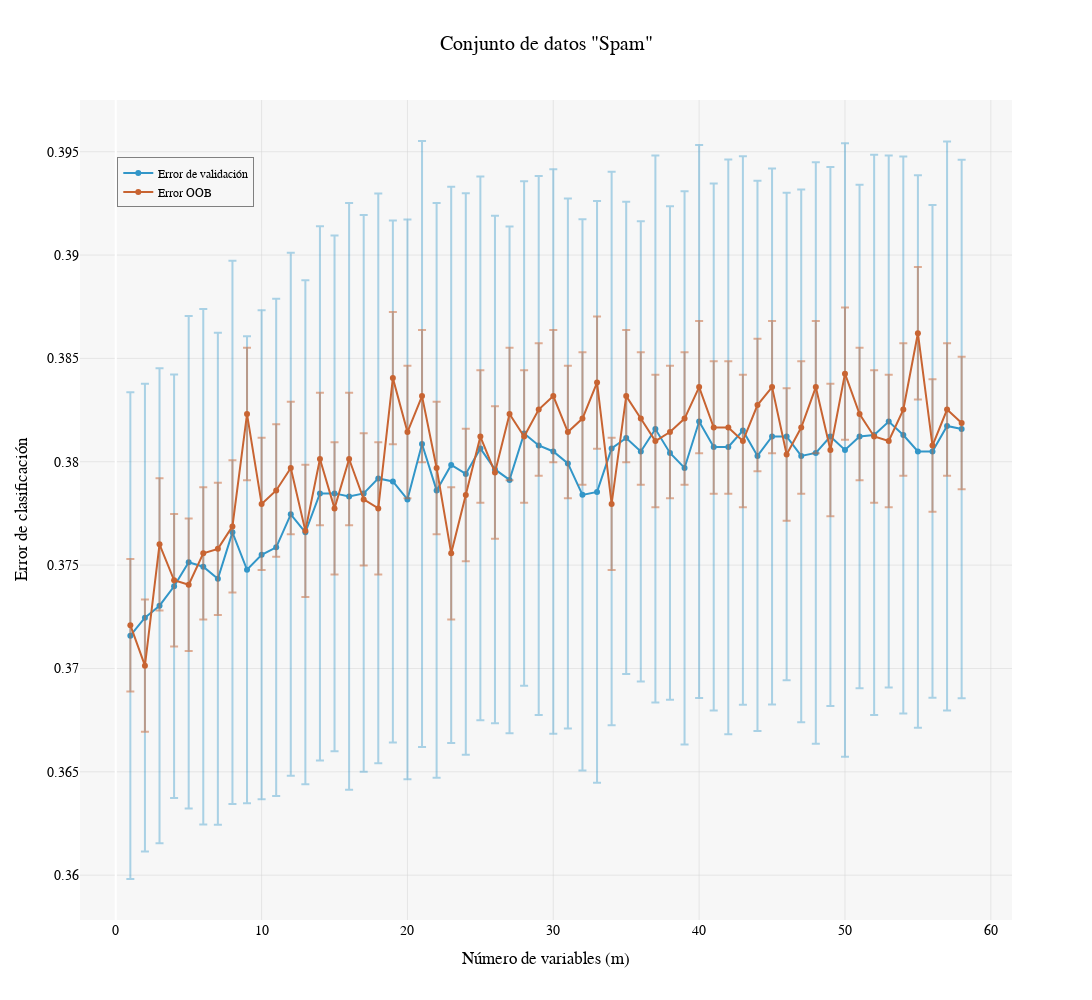

Notebook cell for this chart:
### Code cell
import numpy as np
import plotly.graph_objects as go

# Assuming error_test and error_oob are already defined

m_features_plot = np.arange(1, len(error_test) + 1)
error_test_mean = error_test.mean(axis=1)
error_test_std = error_test.std(axis=1)
error_oob_std = error_oob.std()
error_oob_std_vec = np.repeat(error_oob_std, len(m_features_plot))

# Create Plotly figure
fig = go.Figure()

# Add the first series with error bars
fig.add_trace(go.Scatter(
    x=m_features_plot,
    y=error_test_mean,
    mode='markers+lines',
    name='Error de validación',
    line=dict(color='rgba(50, 150, 200, 1)'),
    error_y=dict(
        type='data',
        array=error_test_std,
        visible=True,
        color='rgba(50, 150, 200, 0.4)'  # Soft blue color
    )
))

# Add the second series with error bars
fig.add_trace(go.Scatter(
    x=m_features_plot,
    y=np.ravel(error_oob),
    mode='markers+lines',
    name='Error OOB',
    line=dict(color='rgba(200, 100, 50, 1)'),
    error_y=dict(
        type='data',
        array=error_oob_std_vec,
        visible=True,
        color='rgba(200, 100, 50, 0.5)'  # Soft orange color
    )
))

# Update layout
fig.update_layout(
    title='Conjunto de datos "Spam"',
    title_x=0.5,
    xaxis_title='Número de variables (m)',
    yaxis_title='Error de clasificación',
    legend=dict(
        x=0.04,  # Adjusted position
        y=0.93,  # Adjusted position
        traceorder='normal',
        font=dict(
            family='Computer Modern',
            size=12,
            color='black'
        ),
        bgcolor='rgba(240, 240, 240, 0.05)',  # Light gray background
        bordercolor='gray',
        borderwidth=1
    ),
    font=dict(
        family='Computer Modern',  # LaTeX-like font
        size=14,
        color='black'
    ),
    plot_bgcolor='rgba(240, 240, 240, 0.5)',
    xaxis=dict(
        showgrid=True,
        gridwidth=0.5,  # Set the width of the grid lines
        gridcolor='lightgray'  # Set the color of the grid lines
    ),
    yaxis=dict(
        showgrid=True,
        gridwidth=0.5,  # Set the width of the grid lines
        gridcolor='lightgray'  # Set the color of the grid lines
    ),
    width=1300,  # Set the width of the figure
    height=1000  # Set the height of the figure
)

fig.show()

### Figure 1 — Plotly figure (JSON) as saved in the notebook; plotly's stock layout.template omitted (floating-point values rounded to 4 significant figures)
{"data": [{"error_y": {"array": [0.01177, 0.01132, 0.01149, 0.01024, 0.01191, 0.01247, 0.01191, 0.01314, 0.01129, 0.01183, 0.01203, 0.01265, 0.01219, 0.01293, 0.01248, 0.01419, 0.01346, 0.01378, 0.01263, 0.01354, 0.01466, 0.01391, 0.01346, 0.01358, 0.01315, 0.01227, 0.01225, 0.0122, 0.01303, 0.01365, 0.01282, 0.01333, 0.01407, 0.01339, 0.01142, 0.01113, 0.01323, 0.01193, 0.01338, 0.01338, 0.01274, 0.0139, 0.01327, 0.01331, 0.01296, 0.01179, 0.01289, 0.01407, 0.01304, 0.01484, 0.01218, 0.01355, 0.01287, 0.01347, 0.01337, 0.01192, 0.01376, 0.01303], "color": "rgba(50, 150, 200, 0.4)", "type": "data", "visible": true}, "line": {"color": "rgba(50, 150, 200, 1)"}, "mode": "markers+lines", "name": "Error de validación", "type": "scatter", "x": [1, 2, 3, 4, 5, 6, 7, 8, 9, 10, 11, 12, 13, 14, 15, 16, 17, 18, 19, 20, 21, 22, 23, 24, 25, 26, 27, 28, 29, 30, 31, 32, 33, 34, 35, 36, 37, 38, 39, 40, 41, 42, 43, 44, 45, 46, 47, 48, 49, 50, 51, 52, 53, 54, 55, 56, 57, 58], "y": [0.3716, 0.3725, 0.373, 0.374, 0.3751, 0.3749, 0.3743, 0.3766, 0.3748, 0.3755, 0.3759, 0.3775, 0.3766, 0.3785, 0.3785, 0.3783, 0.3785, 0.3792, 0.379, 0.3782, 0.3809, 0.3786, 0.3798, 0.3794, 0.3806, 0.3796, 0.3791, 0.3814, 0.3808, 0.3805, 0.3799, 0.3784, 0.3785, 0.3806, 0.3812, 0.3805, 0.3816, 0.3804, 0.3797, 0.3819, 0.3807, 0.3807, 0.3815, 0.3803, 0.3812, 0.3812, 0.3803, 0.3804, 0.3812, 0.3806, 0.3812, 0.3813, 0.3819, 0.3813, 0.3805, 0.3805, 0.3817, 0.3816]}, {"error_y": {"array": [0.003203, 0.003203, 0.003203, 0.003203, 0.003203, 0.003203, 0.003203, 0.003203, 0.003203, 0.003203, 0.003203, 0.003203, 0.003203, 0.003203, 0.003203, 0.003203, 0.003203, 0.003203, 0.003203, 0.003203, 0.003203, 0.003203, 0.003203, 0.003203, 0.003203, 0.003203, 0.003203, 0.003203, 0.003203, 0.003203, 0.003203, 0.003203, 0.003203, 0.003203, 0.003203, 0.003203, 0.003203, 0.003203, 0.003203, 0.003203, 0.003203, 0.003203, 0.003203, 0.003203, 0.003203, 0.003203, 0.003203, 0.003203, 0.003203, 0.003203, 0.003203, 0.003203, 0.003203, 0.003203, 0.003203, 0.003203, 0.003203, 0.003203], "color": "rgba(200, 100, 50, 0.5)", "type": "data", "visible": true}, "line": {"color": "rgba(200, 100, 50, 1)"}, "mode": "markers+lines", "name": "Error OOB", "type": "scatter", "x": [1, 2, 3, 4, 5, 6, 7, 8, 9, 10, 11, 12, 13, 14, 15, 16, 17, 18, 19, 20, 21, 22, 23, 24, 25, 26, 27, 28, 29, 30, 31, 32, 33, 34, 35, 36, 37, 38, 39, 40, 41, 42, 43, 44, 45, 46, 47, 48, 49, 50, 51, 52, 53, 54, 55, 56, 57, 58], "y": [0.3721, 0.3701, 0.376, 0.3743, 0.374, 0.3756, 0.3758, 0.3769, 0.3823, 0.378, 0.3786, 0.3797, 0.3767, 0.3801, 0.3777, 0.3801, 0.3782, 0.3777, 0.384, 0.3814, 0.3832, 0.3797, 0.3756, 0.3784, 0.3812, 0.3795, 0.3823, 0.3812, 0.3825, 0.3832, 0.3814, 0.3821, 0.3838, 0.378, 0.3832, 0.3821, 0.381, 0.3814, 0.3821, 0.3836, 0.3817, 0.3817, 0.381, 0.3827, 0.3836, 0.3804, 0.3817, 0.3836, 0.3806, 0.3843, 0.3823, 0.3812, 0.381, 0.3825, 0.3862, 0.3808, 0.3825, 0.3819]}], "layout": {"font": {"color": "black", "family": "Computer Modern", "size": 14}, "height": 1000, "legend": {"bgcolor": "rgba(240, 240, 240, 0.05)", "bordercolor": "gray", "borderwidth": 1, "font": {"color": "black", "family": "Computer Modern", "size": 12}, "traceorder": "normal", "x": 0.04, "y": 0.93}, "plot_bgcolor": "rgba(240, 240, 240, 0.5)", "title": {"text": "Conjunto de datos \"Spam\"", "x": 0.5}, "width": 1300, "xaxis": {"gridcolor": "lightgray", "gridwidth": 0.5, "showgrid": true, "title": {"text": "Número de variables (m)"}}, "yaxis": {"gridcolor": "lightgray", "gridwidth": 0.5, "showgrid": true, "title": {"text": "Error de clasificación"}}}}
